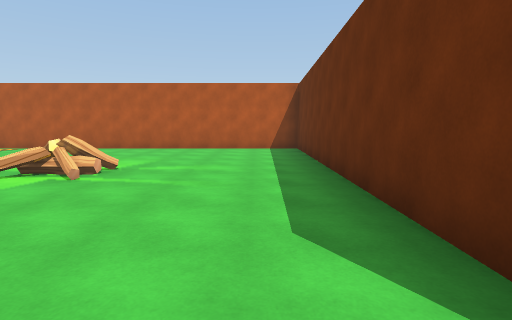
[1] (above)

17 first-person views from a walk through a scene from a Unity 3-D project. The camera is 1.4 m above the floor, tilts 6° down and sees 80° across. The floor is counted in squares, 2 m on a side. Each view is taken from the middle of a square. On the plan, view 1 faces up. The plan holds only what a view shows up to about 10 squares ahead; the rest is blank. The place goes on beyond the plan. Some animated figures are not drawn. Some surface patterns are stand-ins.

[2]
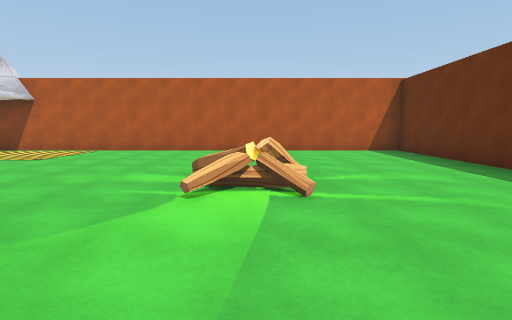

[3]
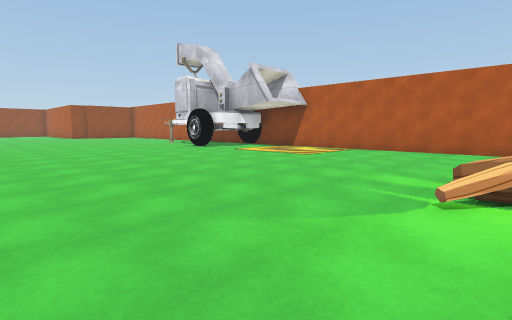

[4]
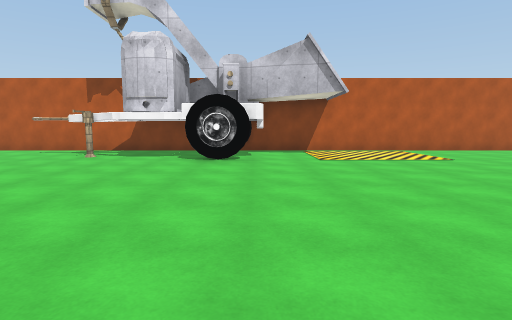

[5]
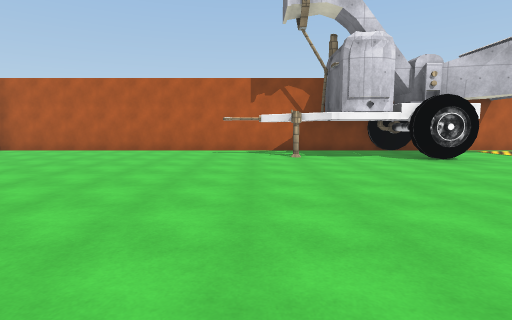

[6]
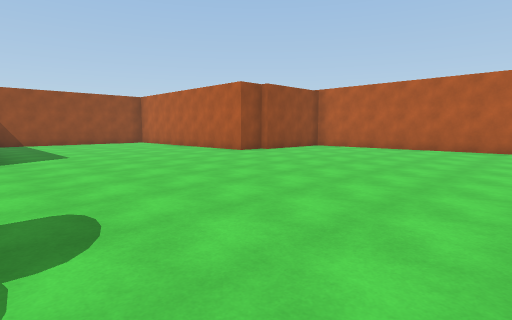

[7]
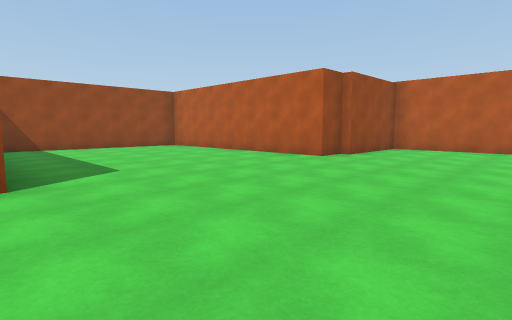

[8]
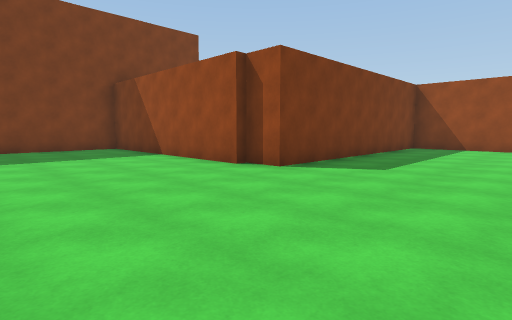

[9]
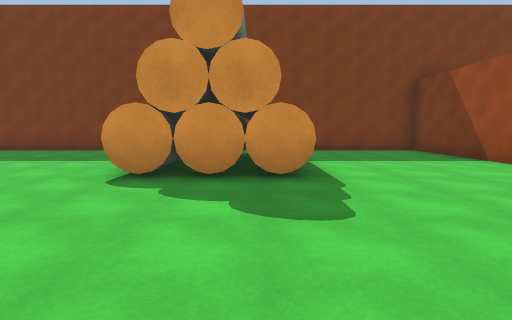

[10]
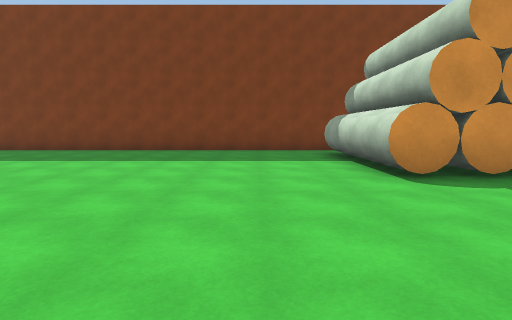

[11]
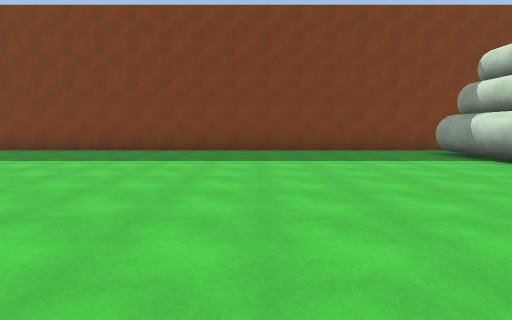

[12]
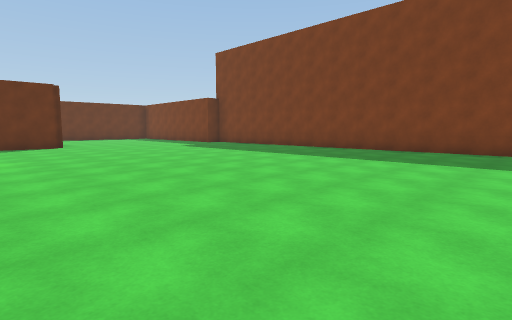

[13]
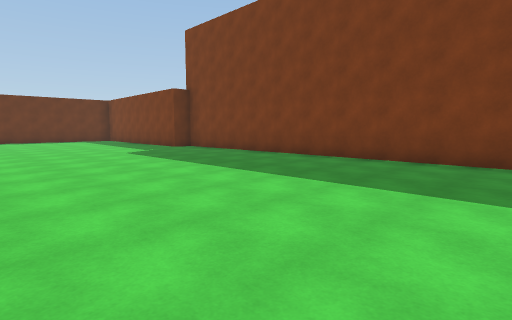

[14]
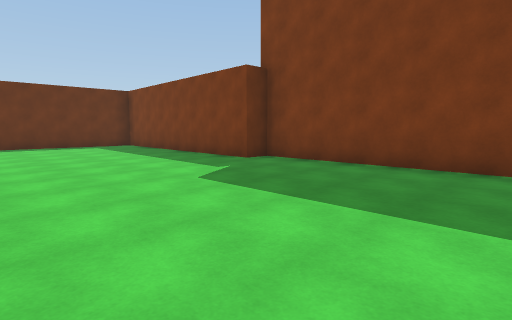

[15]
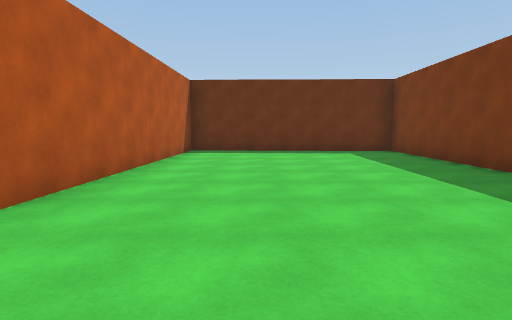

[16]
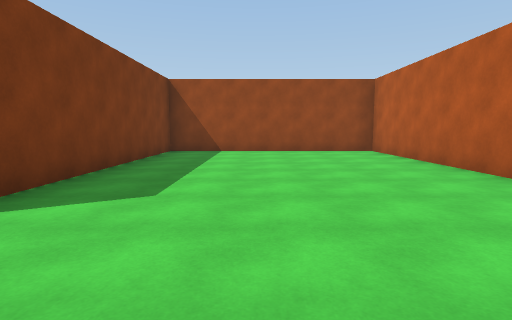

[17]
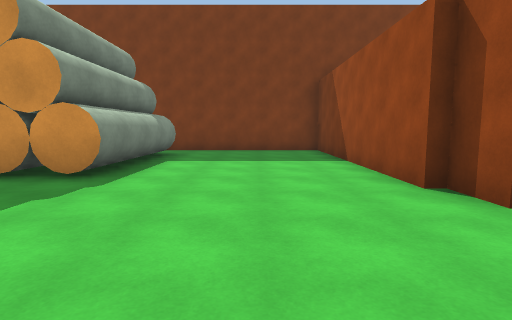

### Floor plan
Points are (right, up) in squares from view 1. A wall is a line through its corners. A room is listed if a view was taken in it or the views show most of it. See-through windows are left out.
Room 1 (views 1, 2, 3, 4, 5, 6, 7, 8, 9, 10, 11, 12, 13, 14, 15, 16, 17)
walls: (-12.9, 7.4) (-13.5, 7.7); (-12.1, 7.7) (-12.5, 7.3); (-12.2, 7.7) (-13.4, 7.7); (-12.9, 9) (-12.9, 10.2) (-13.6, 10.3); (-13.4, 10.5) (-25, 10.5) (-25, 7.4); (-25, -0.4) (-25, -6.6) (1.2, -6.6) (1.2, -5.9) (8.3, -6.1) (8.5, 0) (1.6, 0.2); (1.2, 0.9) (1.4, 10.5) (-12.3, 10.5); (-25.2, 7.5) (-25.2, 6.5) (-32.3, 6.5) (-32.3, 0.4) (-25.2, 0.4) (-25.2, -0.5)
low walls: (-12.5, 7.3) (-13.4, 7.6); (-12.9, 7.5) (-13.2, 7.6); (-12.3, 7.6) (-12.9, 7.4); (-12.5, 7.6) (-13.1, 7.5)
objects: other object (-20, -5) to (-20, -2); other object (-19, -5) to (-18, -2); other object (-3, 4) to (-3, 5)

Positions as (right, up) in squares from view 1, and headings:
1: (0, 0), facing up
2: (-3, 1), facing up
3: (-3, 1), facing up-left
4: (-12, 1), facing up
5: (-17, 1), facing up
6: (-18, 0), facing up-left
7: (-21, 0), facing up-left
8: (-21, 4), facing down-left
9: (-20, 3), facing down
10: (-16, 3), facing down
11: (-13, 3), facing down
12: (-11, 3), facing down-right
13: (-9, 0), facing down-right
14: (-4, -1), facing down-right
15: (-1, -2), facing right
16: (-23, 3), facing left
17: (-23, 3), facing down
